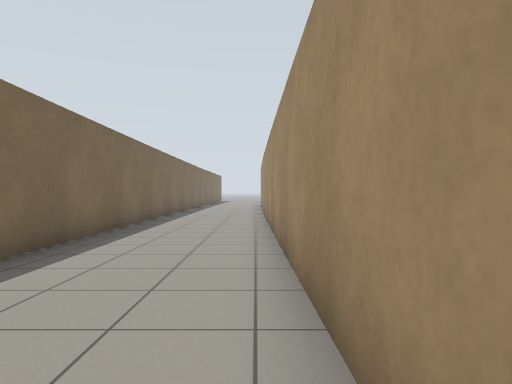
View 1 (above)

24 first-person views from a walk through a Gazebo world. The camera is 0.94 m above the floor, looks level and sees 70° across. The lines on the ground mark 1 m squares. The floor is counted in squares, 1 m on a side. Each view is taken from the middle of a square. On the plan, view 1 faces up. The plan holds only what a view shows up to about 13 squares ahead; the rest is blank.

View 2
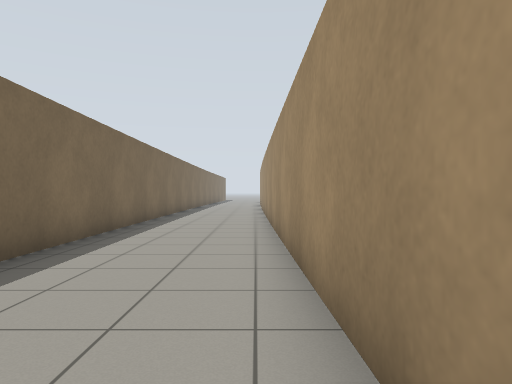

View 3
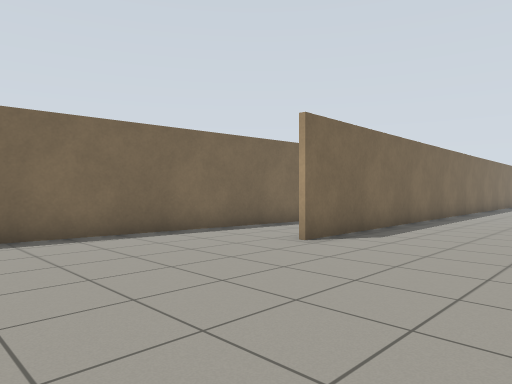

View 4
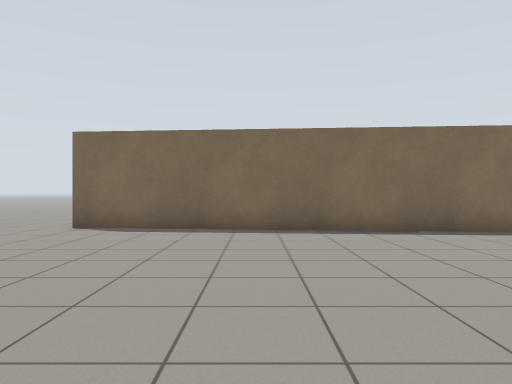

View 5
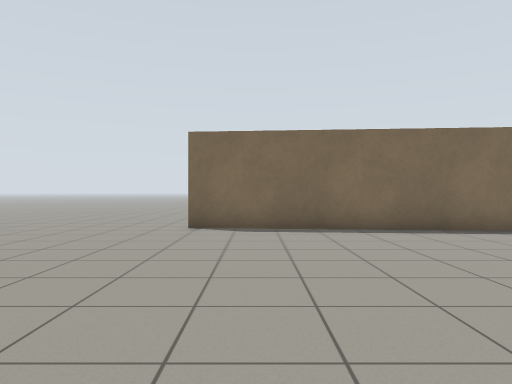

View 6
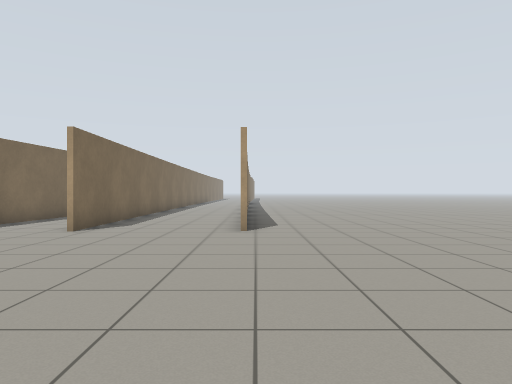

View 7
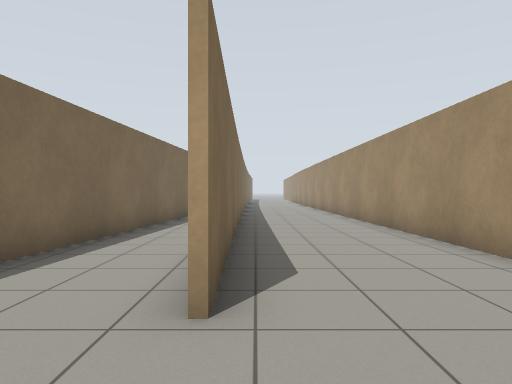

View 8
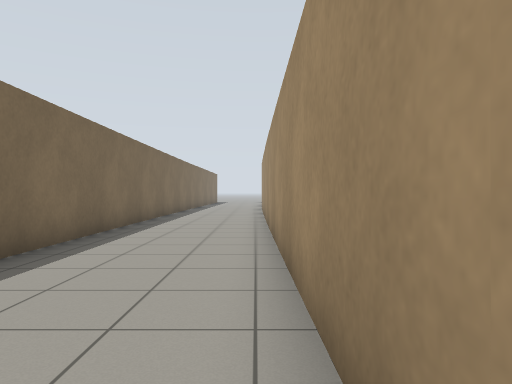

View 9
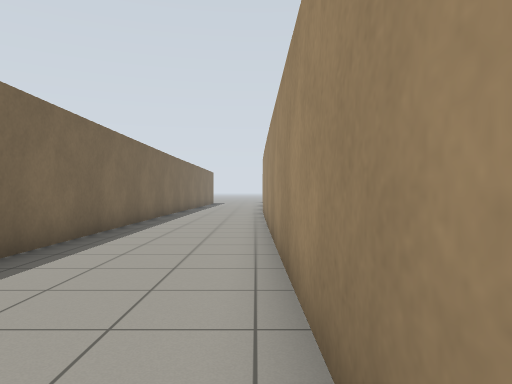

View 10
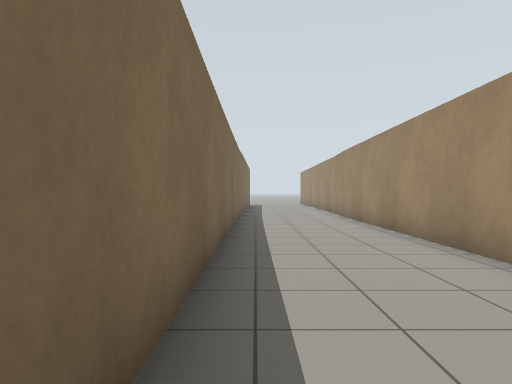

View 11
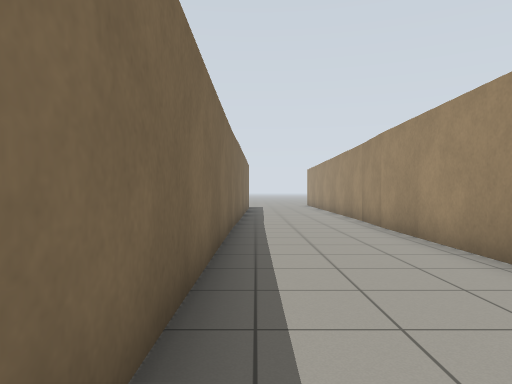

View 12
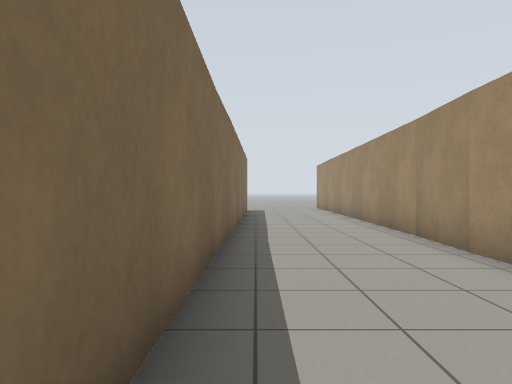

View 13
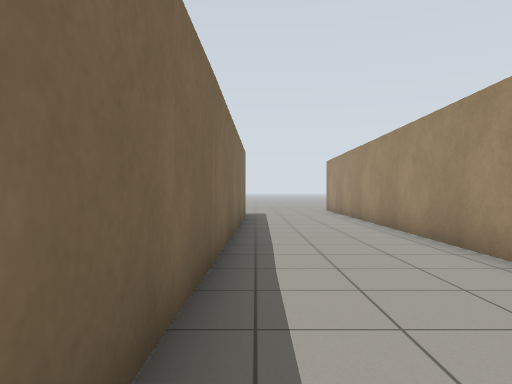

View 14
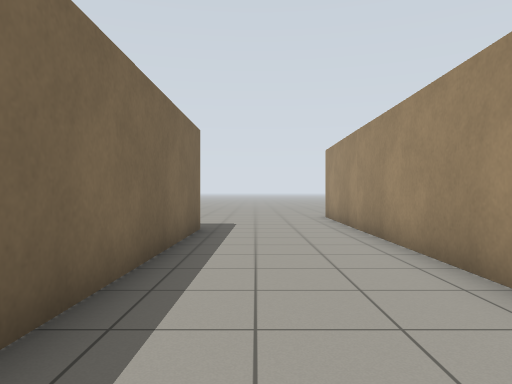

View 15
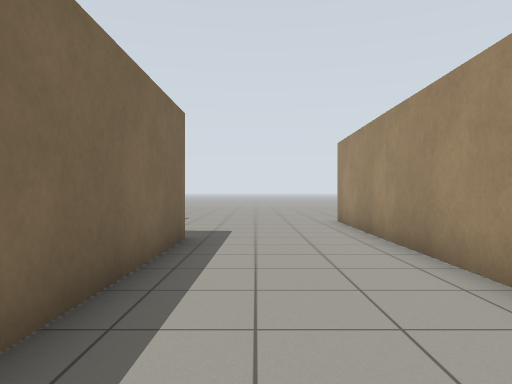

View 16
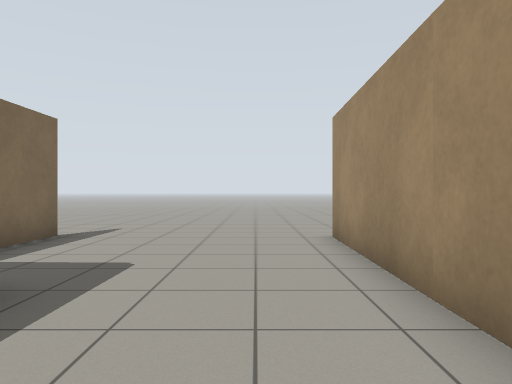

View 17
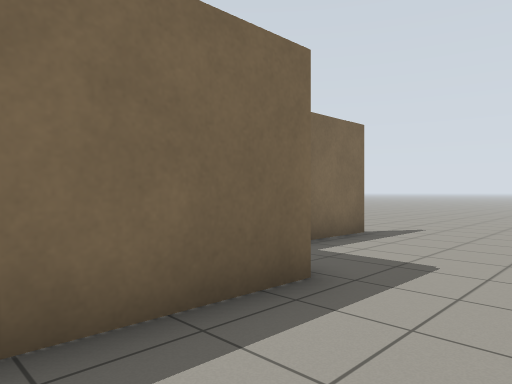

View 18
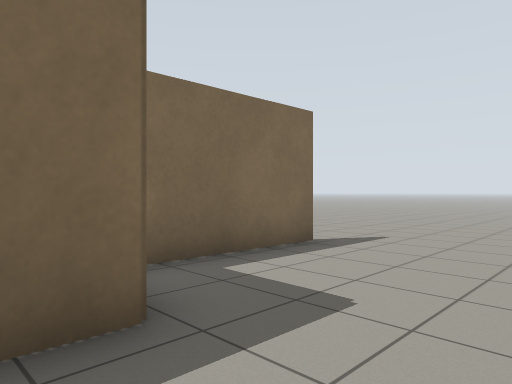

View 19
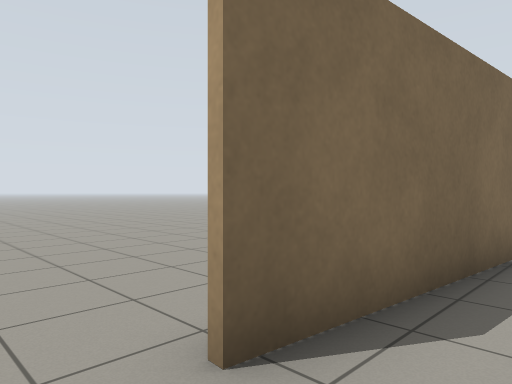

View 20
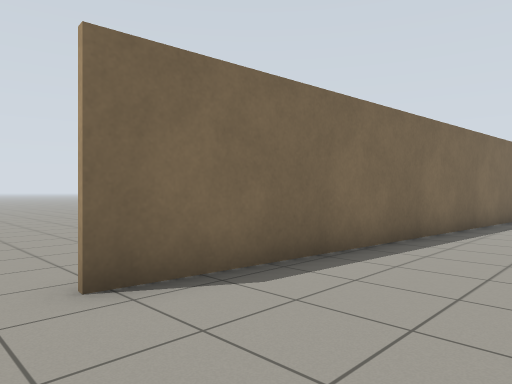

View 21
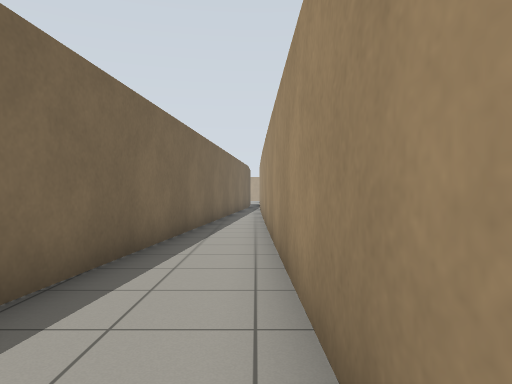

View 22
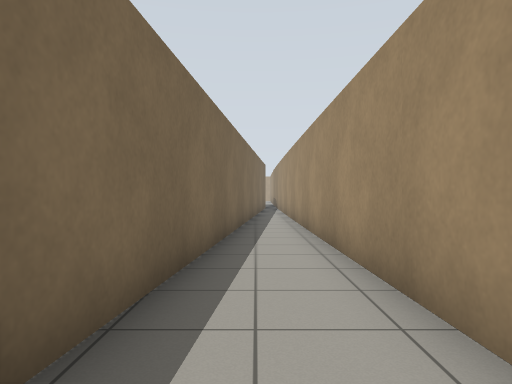

View 23
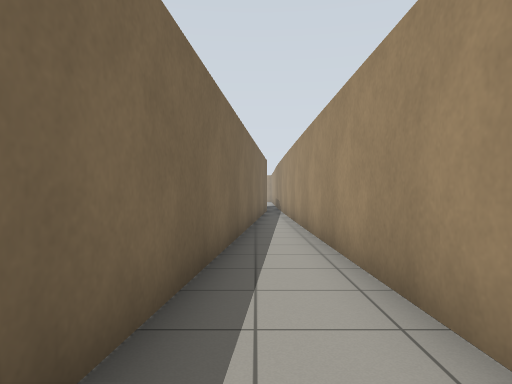

View 24
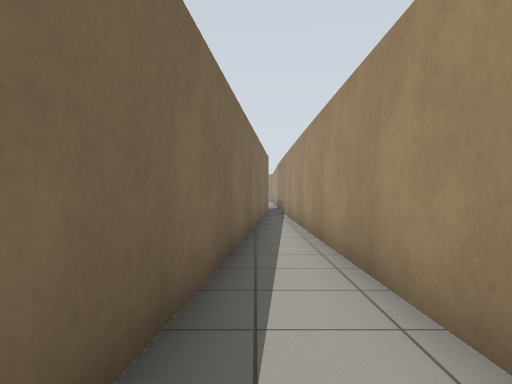

### Floor plan
Points are (right, up) in squares from view 1. A wall is a line through its corners. A room is listed if a view was taken in it or the views show most of it. See-through windows are left out.
Room 1 (views 1, 2, 3, 4, 5, 6, 7, 8, 9, 10, 11, 12, 13, 14, 15, 16, 17, 18, 19, 20, 21, 22, 23, 24)
walls: (-3.5, 2.5) (-3.3, -4.3); (-4.7, 16.8) (-7.5, -14.9); (-3.6, -1.4) (-3.9, 15); (0.6, -4.2) (0.2, 24.7); (0.4, 24.7) (0.6, 40.7); (-3.6, 26.9) (-3.7, 2.4); (-3.8, 28) (-3.9, 26.9); (-3, 36.3) (-3.7, 28.9); (-5.2, 40.9) (-5.3, 37.3)
ways out: opening at (-7, -15.5); opening at (-5, 41.5); opening at (1, 41.5); opening at (2, -4)

Positions as (right, up) in squares from view 1, and headings:
1: (0, 0), facing up
2: (0, -5), facing up
3: (1, -10), facing up-left
4: (2, -10), facing left
5: (2, -13), facing left
6: (1, -13), facing up
7: (-3, -7), facing up
8: (0, 4), facing up
9: (0, 7), facing up
10: (-3, 11), facing up
11: (-3, 15), facing up
12: (-3, 19), facing up
13: (-3, 22), facing up
14: (-2, 27), facing up
15: (-2, 29), facing up
16: (-1, 33), facing up
17: (-1, 33), facing up-left
18: (-1, 35), facing up-left
19: (-6, -16), facing up-left
20: (-4, -16), facing up-left
21: (-4, -2), facing up
22: (-5, -1), facing up
23: (-5, 2), facing up
24: (-5, 4), facing up
